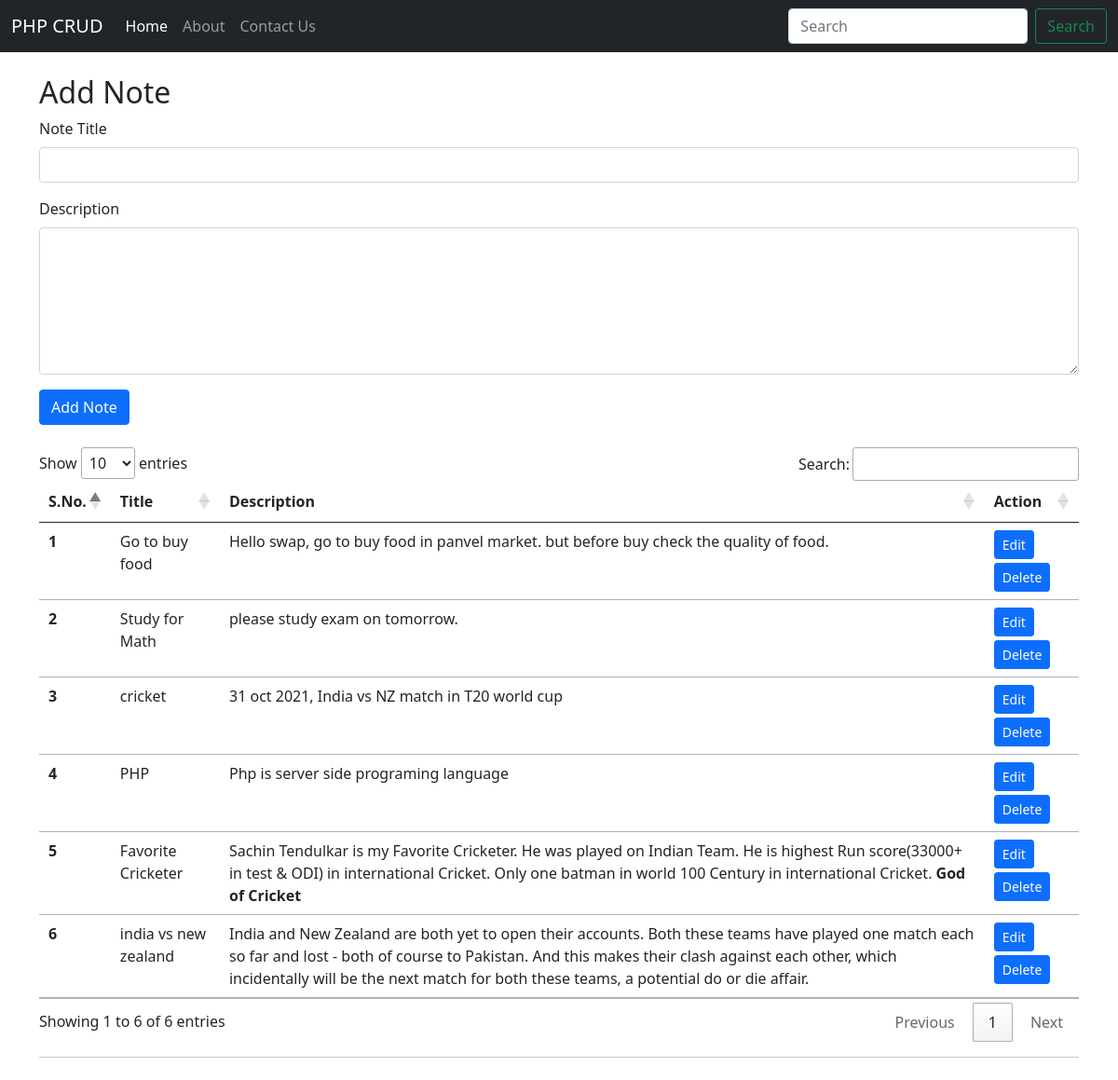
/crud/index.php, run on the app's committed database.
### tables this page shows
CREATE TABLE `notes` (
  `sno` int(11) NOT NULL,
  `title` varchar(50) NOT NULL,
  `descrip` text NOT NULL,
  `date` datetime NOT NULL DEFAULT current_timestamp(),
  `sts` int(11) NOT NULL
);

### crud/index.php (the view, shortened to what this page needs)
<?php
$servername="localhost";
$username="root";
$password="";
$database="swapdb";
$conn=mysqli_connect($servername, $username, $password, $database);
?>
<!doctype html>
<html lang="en">
<head>
    <link href="https://cdn.jsdelivr.net/npm/bootstrap@5.0.2/dist/css/bootstrap.min.css" rel="stylesheet"
>
    <link rel="stylesheet" href="//cdn.datatables.net/1.11.3/css/jquery.dataTables.min.css">
</head>
<body>
    <nav class="navbar navbar-expand-lg navbar-dark bg-dark">
        <div class="container-fluid">
            <a class="navbar-brand" href="#">PHP CRUD</a>
            <div class="collapse navbar-collapse" id="navbarSupportedContent">
                <ul class="navbar-nav me-auto mb-2 mb-lg-0">
                    <li class="nav-item">
                        <a class="nav-link active" aria-current="page" href="#">Home</a>
                    </li>
                    <li class="nav-item">
                        <a class="nav-link" href="#">About</a>
                    </li>
                    <li class="nav-item">
                        <a class="nav-link" href="#">Contact Us</a>
                    </li>
                </ul>
                <form class="d-flex">
                    <input class="form-control me-2" type="search" placeholder="Search" aria-label="Search">
                    <button class="btn btn-outline-success" type="submit">Search</button>
                </form>
            </div>
        </div>
    </nav>
    <div class="container my-4">
        <h2>Add Note</h2>
        <form action="index.php" method="POST">
            <div class="mb-3">
                <label for="title" class="form-label">Note Title</label>
                <input type="text" class="form-control" id="title" name="title" aria-describedby="emailHelp">
            </div>
            <div class="mb-3">
                <label for="desc" class="form-label">Description</label>
                <textarea name="desc" id="desc" name="desc" cols="5" rows="6" class="form-control"></textarea>
            </div>
            <button type="submit" class="btn btn-primary">Add Note</button>
        </form>
    </div>
    <div class="container my-4">
        <table class="table" id="myTable">
            <thead>
                <tr>
                    <th scope="col">S.No.</th>
                    <th scope="col">Title</th>
                    <th scope="col">Description</th>
                    <th scope="col">Action</th>
                </tr>
            </thead>
            <tbody>
                <?php
                $selectN="select* from notes where sts=0";
                $result=mysqli_query($conn, $selectN);
                $sno=0;
                    while($row=mysqli_fetch_assoc($result)){
                        $sno++;
                        echo "<tr>
                        <th scope='row'>".$sno."</th>
                        <td>".$row['title']."</td>
                        <td>".$row['descrip']."</td>
                        <td><button class='edit btn btn-sm btn-primary' id=".$row['sno'].">Edit</button> <button class='delete btn btn-sm btn-primary mt-1' id=d".$row['sno'].">Delete</button> </td>
                    </tr>";
                    }
                ?>
            </tbody>
        </table>
        <hr>
    </div>
</body>
</html>

### data on the page
notes: title "Go to buy food", descrip "Hello swap, go to buy food in panvel market. but before buy check the quality of food."
notes: title "Study for Math", descrip "please study exam on tomorrow."
notes: title "cricket", descrip "31 oct 2021, India vs NZ match in T20 world cup"
notes: title "PHP", descrip "Php is server side programing language"
notes: title "Favorite Cricketer", descrip "Sachin Tendulkar is my Favorite Cricketer. He was played on Indian Team. He is highest Run score(33000+ in test & ODI) in international Cricket. Only one batman in world 100 Century in international Cricket. God of Cricket"
notes: title "india vs new zealand", descrip "India and New Zealand are both yet to open their accounts. Both these teams have played one match each so far and lost - both of course to Pakistan. And this makes their clash against each other, which incidentally will be the next match for both these teams, a potential do or die affair."
